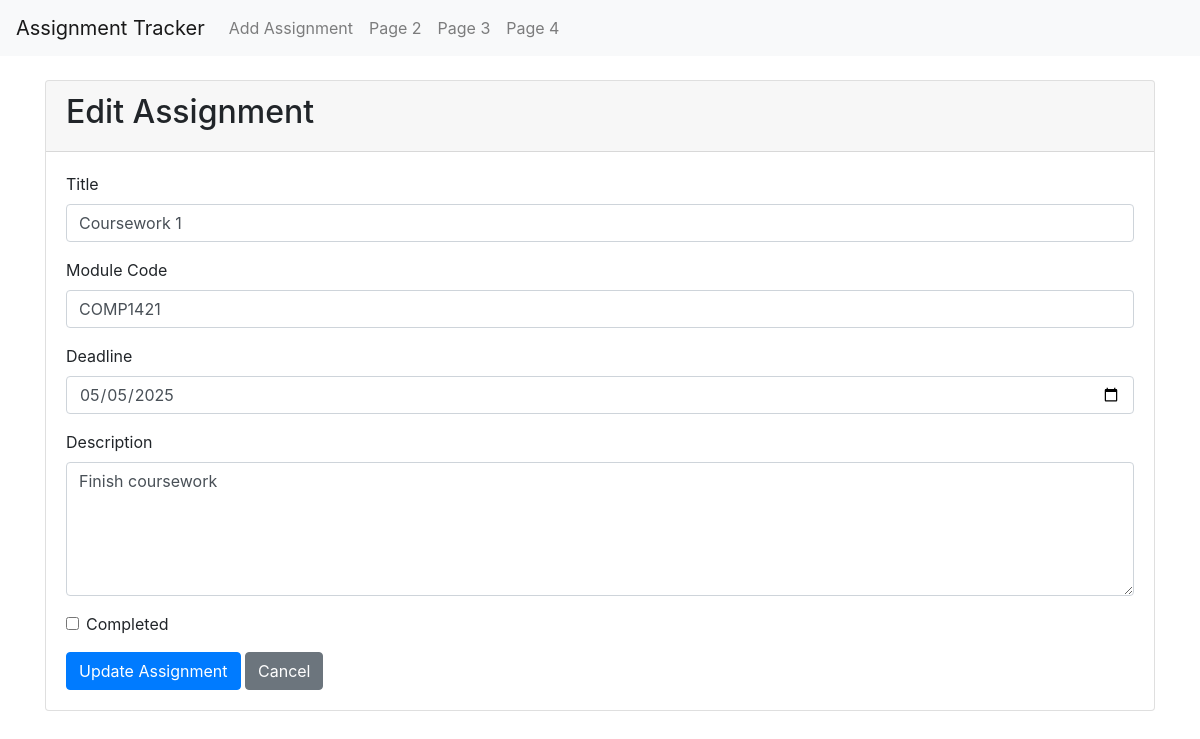
/edit-assignment/2, run on an earlier commit of the app's database.
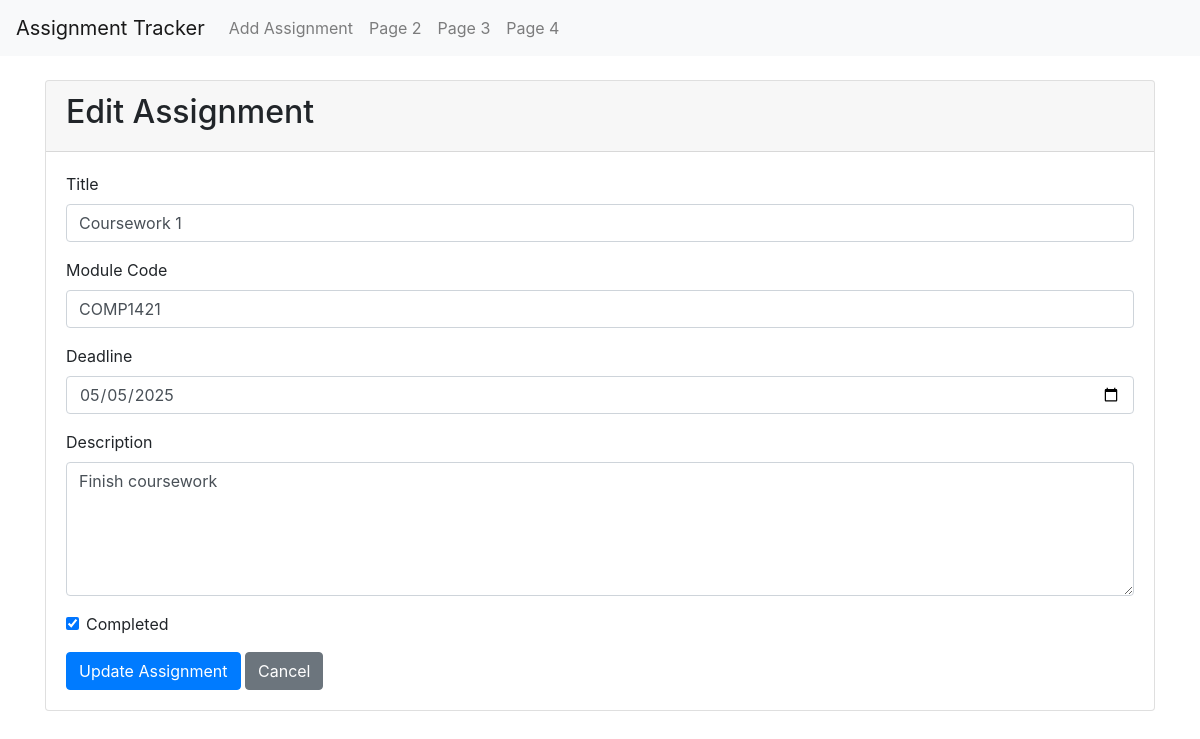
And on a later commit of the database.
### app/models.py (models this page shows, shortened)
class Assignment(db.Model):
    id = db.Column(db.Integer, primary_key=True)
    title = db.Column(db.String(100), nullable=False)  # Assessment title
    module_code = db.Column(db.String(20), nullable=False)  # Module code
    deadline = db.Column(db.DateTime, nullable=False)  # Deadline date
    description = db.Column(db.Text, nullable=True)  # Short description
    is_completed = db.Column(db.Boolean, default=False)  # Completion status
    date_created = db.Column(db.DateTime, default=datetime.utcnow)  # Timestamp for when the assignment was added

### app/views.py (the view, shortened to what this page needs)
@app.route("/edit-assignment/<int:assignment_id>", methods=['GET','Post'])
def edit_assignment(assignment_id):
    assignment = Assignment.query.get(assignment_id)
    if assignment is None:
        return render_template("404.html", message="Assignment doesn't exist!"), 404
    form = AssignmentForm(object=assignment)
    return render_template("edit_assignment.html", form=form, assignment=assignment)

### app/forms.py
class AssignmentForm(FlaskForm):
    title = StringField('Assignment Title', validators=[DataRequired()])
    module_code = StringField('Module Code', validators=[DataRequired()])
    deadline = DateField('Deadline (YYYY-MM-DD)', format='%Y-%m-%d', validators=[DataRequired()])
    description = TextAreaField('Description', validators=[DataRequired()])
    is_completed = BooleanField('Completed?')
    submit = SubmitField('Submit')

### app/templates/edit_assignment.html (shortened to what this page needs)
{% extends "base.html" %}
{% block content %}
<div class="card">
    <div class="card-header">
        <h2>Edit Assignment</h2>
    </div>
    <div class="card-body">
        <form method="POST" action="{{ url_for('edit_assignment', assignment_id=assignment.id) }}">
            <div class="form-group">
                <label for="title">Title</label>
                {{ form.title(class="form-control", id="title", value=assignment.title) }}
            </div>
            <div class="form-group">
                <label for="module_code">Module Code</label>
                {{ form.module_code(class="form-control", id="module_code", value=assignment.module_code) }}
            </div>
            <div class="form-group">
                <label for="deadline">Deadline</label>
                {{ form.deadline(class="form-control", id="deadline", value=assignment.deadline.strftime('%Y-%m-%d')) }}
            </div>
<div class="form-group">
    <label for="description">Description</label>
    <textarea class="form-control" id="description" name="description" rows="5">{{ assignment.description }}</textarea>
</div>
            <div class="form-group form-check">
                {{ form.is_completed(class="form-check-input", id="is_completed", checked=assignment.is_completed) }}
                <label class="form-check-label" for="is_completed">Completed</label>
            </div>
            <button type="submit" class="btn btn-primary">Update Assignment</button>
            <a href="{{ url_for('index') }}" class="btn btn-secondary">Cancel</a>
        </form>
    </div>
</div>
{% endblock %}

What changed in the data, as far as the page shows it:
changed Assignment "Coursework 1": is_completed "☐" → "☑"
